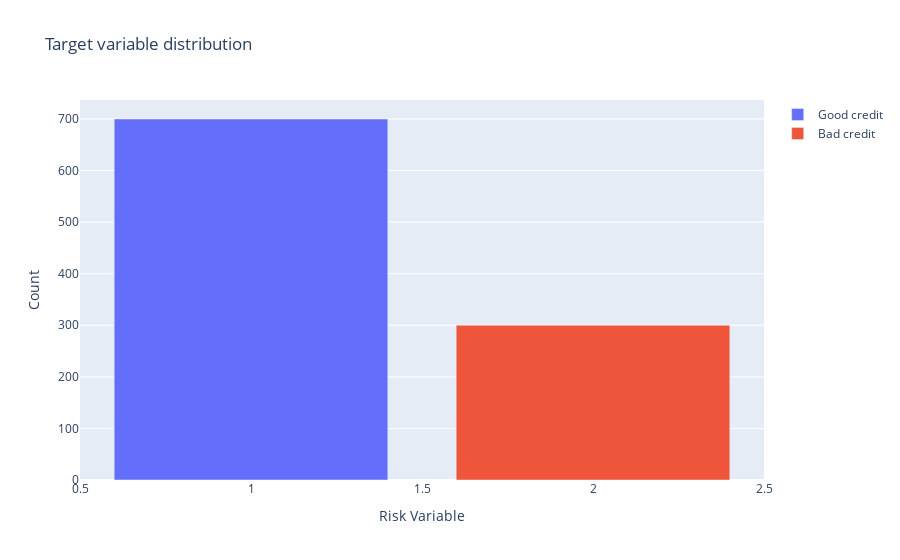

Notebook cell for this chart:
### Code cell
import plotly.offline as py 
py.init_notebook_mode(connected=True) # this code, allow us to work with offline plotly version
import plotly.graph_objs as go # it's like "plt" of matplot
import plotly.tools as tls # It's useful to we get some tools of plotly
import warnings # This library will be used to ignore some warnings
from collections import Counter # To do counter of some features

trace0 = go.Bar(
            x = df[df["Class"]== 1]["Class"].value_counts().index.values,
            y = df[df["Class"]== 1]["Class"].value_counts().values,
            name='Good credit'
    )

trace1 = go.Bar(
            x = df[df["Class"]== 2]["Class"].value_counts().index.values,
            y = df[df["Class"]== 2]["Class"].value_counts().values,
            name='Bad credit'
    )

data = [trace0, trace1]

layout = go.Layout(
    
)

layout = go.Layout(
    yaxis=dict(
        title='Count'
    ),
    xaxis=dict(
        title='Risk Variable'
    ),
    title='Target variable distribution'
)

fig = go.Figure(data=data, layout=layout)

py.iplot(fig, filename='grouped-bar')

### Figure 1 — Plotly figure (JSON) as saved in the notebook; plotly's stock layout.template omitted (floating-point values rounded to 4 significant figures)
{"data": [{"name": "Good credit", "type": "bar", "x": [1], "y": [700]}, {"name": "Bad credit", "type": "bar", "x": [2], "y": [300]}], "layout": {"title": {"text": "Target variable distribution"}, "xaxis": {"title": {"text": "Risk Variable"}}, "yaxis": {"title": {"text": "Count"}}}}
